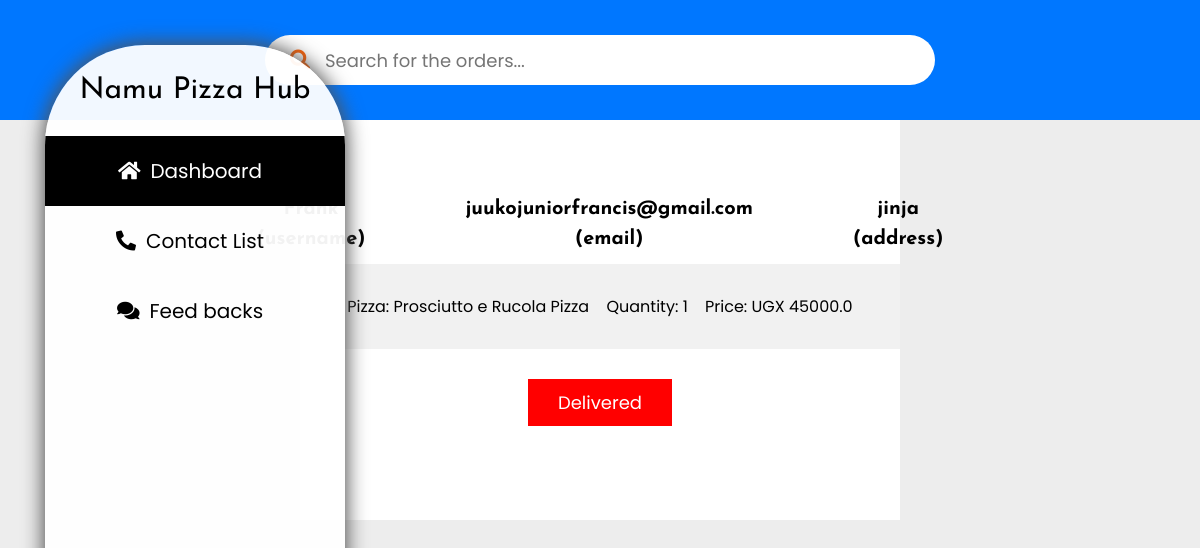
/order/203/ (signed in), run on the app's committed database.
### Home/models.py (models this page shows, shortened)
class Orders(models.Model):
    Pizza_name = models.CharField(max_length=200, default="")
    Pizza_desc = models.CharField(max_length=400, default="")
    Pizza_price = models.FloatField(default=0)
    User = models.ForeignKey(User, on_delete=models.CASCADE)
    order_confirmed = models.BooleanField(default=False)
    quantity = models.IntegerField(default=1)

class Address(models.Model):
    User = models.ForeignKey(User, on_delete=models.CASCADE, blank=True, null=True)
    address = models.TextField()

### Supervisor/views.py (the view, shortened to what this page needs)
# urls.py: path('order/<str:id>/', views.order_view, name="order_view"),
def order_view(request, id):
    if request.user.is_superuser:
        orders = Orders.objects.filter(id=id)
        address = Address.objects.all()
        profile_images = Profile.objects.all()
        context = {
            "orders": orders,
            "address": address,
            "profile_images": profile_images,
        }
        return render(request, "Supervisor/order_view.html", context)
    else:
        return redirect("/")

### templates/Supervisor/order_view.html (shortened to what this page needs)
{% extends 'Supervisor/Supervisor.html' %}
{% block body %}
<div class="order__view">
    <div class="view__order">
        {% if orders %}
            {% for order in orders %}
                <div class="profile__order">
                    <h1>{{order.User.username}} (username)</h1>
                    <h1>{{order.User.email}} (email)</h1>
                    {% for a in address %}
                        {% if a.User.id == order.User.id %}
                            <h1>{{a.address}} (address)</h1>
                        {% endif %}
                    {% endfor %}
                </div>
                <div class="order_details">
                    <p>Pizza: {{order.Pizza_name}}</p>
                    <p>Quantity: {{order.quantity}}</p>
                    <p>Price: UGX {{order.Pizza_price}}</p>
                </div>
                <div class="dilivered">
                    <form action="/order/{{order.id}}/" method="POST">
                        <button type="submit">Delivered</button>
                    </form>
                </div>
            {% endfor %}
        {% endif %}
    </div>
</div>
{% endblock body %}

### templates/Supervisor/Supervisor.html (style rules this page uses)
* { margin: 0; padding: 0; box-sizing: border-box; font-family: "Poppins"; }
.contact__list, .contact_view, .order__view { width: 100%; min-width: 100vh; display: flex; justify-content: center; align-items: center; flex-direction: column; }
.order__view .view__order { width: 50%; height: 50vh; background: #fff; display: flex; flex-direction: column; justify-content: center; align-items: center; }
.profile__order { width: 100%; padding: 10px 30px; display: flex; justify-content: space-around; align-items: center; }
.profile__order h1 { font-family: "Josefin Sans"; font-size: 20px; line-height: 30px; text-align: center; margin: 0 50px; }
.order__view .view__order .profile__order { display: flex; justify-content: center; align-items: center; }
.order_details { width: 100%; display: flex; justify-content: space-evenly; align-items: center; background: #f1f1f1; padding: 30px; }
.dilivered { width: 100%; text-align: center; padding: 30px; }
.dilivered form button { background: red; border: none; outline: none; color: #fff; cursor: pointer; padding: 10px 30px; font-size: 18px; }

### data on the page
Orders: User.email "juukojuniorfrancis@gmail.com", Pizza_name "Prosciutto e Rucola Pizza", quantity "1", Pizza_price "45000.0"
Address: address "jinja"
